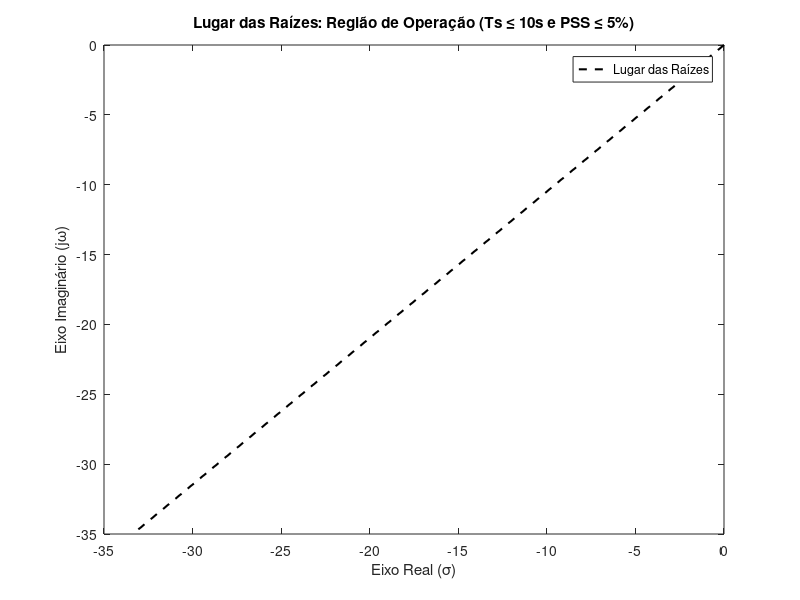
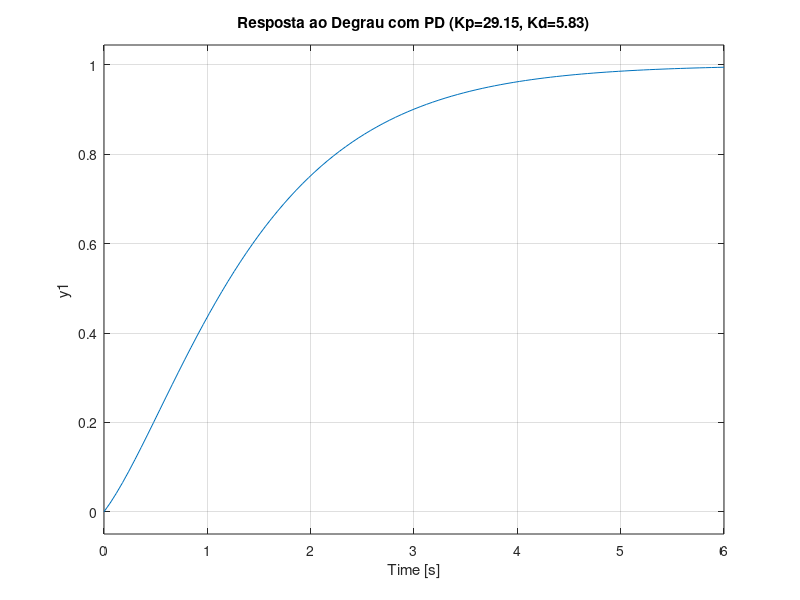

MATLAB code to generate these figures, in order:
clear; clc; close all;

s = tf("s");
G = 0.0526 / (s^2 + 2.2105*s);

% --- 2. Definição dos Requisitos ---
% Requisito de Tempo: Ts <= 10s -> Re(s) <= -0.4
limite_sigma = -0.4;

% Requisito de PSS: Zeta >= 0.6901 -> Angulo <= 46.36 graus
zeta_min = 0.6901;
angulo_rad = acos(zeta_min); % Ângulo em radianos a partir do eixo real negativo

% --- Estratégia de Projeto PD ---
% O PD adiciona um zero em s = -z_c
% Quanto mais longe da origem, menos efeito ele tem.
% Quanto mais perto, mais ele "puxa" os polos para a esquerda (mais rápido).

zero_pd = 5; % Exemplo: Vamos colocar o zero em s = -1.5
% Isso significa que a razão Kp/Kd será 1.5

% A nova "planta equivalente" para o lugar das raizes é G(s) * (s + z)
G_pd = G * (s + zero_pd);

figure;
rlocus(G_pd);
hold on;
sgrid(0.69, []); % Linha do seu PSS de 5% (zeta = 0.69)
title(['Lugar das Raízes com Zero do PD em s = -', num2str(zero_pd)]);

% Nota: O ganho "K" que você escolher no gráfico será o seu Kd.
% Depois você calcula Kp = Kd * zero_pd


% Pegar os limites do gráfico para desenhar as regiões até a borda
limites_x = xlim;
limites_y = ylim;
tamanho_x = abs(limites_x(1)); % Distância até a esquerda

% --- 4. Desenhando a Região de Ts (Retângulo Verde) ---
% Já fizemos isso: tudo à esquerda de -0.4
x_ts = [limites_x(1), limite_sigma, limite_sigma, limites_x(1)];
y_ts = [limites_y(1), limites_y(1), limites_y(2), limites_y(2)];
patch(x_ts, y_ts, 'g', 'FaceAlpha', 0.1, 'EdgeColor', 'none');

% --- 5. Desenhando a Região de PSS (Cone Azul) ---
% O cone é formado por duas retas saindo da origem com ângulo +/- theta
% Calculamos a altura Y correspondente ao limite esquerdo X
altura_y = tamanho_x * tan(angulo_rad);

% Definimos o triângulo (Cone)
x_zeta = [0, -tamanho_x, -tamanho_x];
y_zeta_sup = [0, altura_y, -altura_y]; % Vértice, Canto Sup Esq, Canto Inf Esq

% Desenha o cone azul ('b' = blue)
patch(x_zeta, y_zeta_sup, 'b', 'FaceAlpha', 0.1, 'EdgeColor', 'none');

% --- 6. Linhas de Fronteira para destaque ---
% Linha vertical do Ts
plot([limite_sigma, limite_sigma], limites_y, 'r--', 'LineWidth', 1.5);

% Linhas diagonais do Zeta
% Reta superior
plot([0, -tamanho_x], [0, altura_y], 'k--', 'LineWidth', 1.5); 
% Reta inferior
plot([0, -tamanho_x], [0, -altura_y], 'k--', 'LineWidth', 1.5);

% --- 7. Acabamento ---
title('Lugar das Raízes: Região de Operação (Ts \leq 10s e PSS \leq 5%)');
xlabel('Eixo Real (\sigma)');
ylabel('Eixo Imaginário (j\omega)');
legend('Lugar das Raízes', 'Região Ts (Verde)', 'Região Zeta (Azul)');

hold off;

% --- 8. Validação Temporal (Pós-Gráfico) ---
% Suponha que você clicou no gráfico e achou um Ganho (Kd) = 20 (exemplo!)
% Troque 20 pelo valor que você achou:
Kd_escolhido = 5.83; 
Kp_calculado = Kd_escolhido * zero_pd;

% Monta o controlador
C_final = tf([Kd_escolhido, Kp_calculado], 1); % Kd*s + Kp

% Malha Fechada
H_final = feedback(C_final * G, 1);

% Simula
figure;
step(H_final);
grid on;
title(['Resposta ao Degrau com PD (Kp=', num2str(Kp_calculado), ', Kd=', num2str(Kd_escolhido), ')']);
